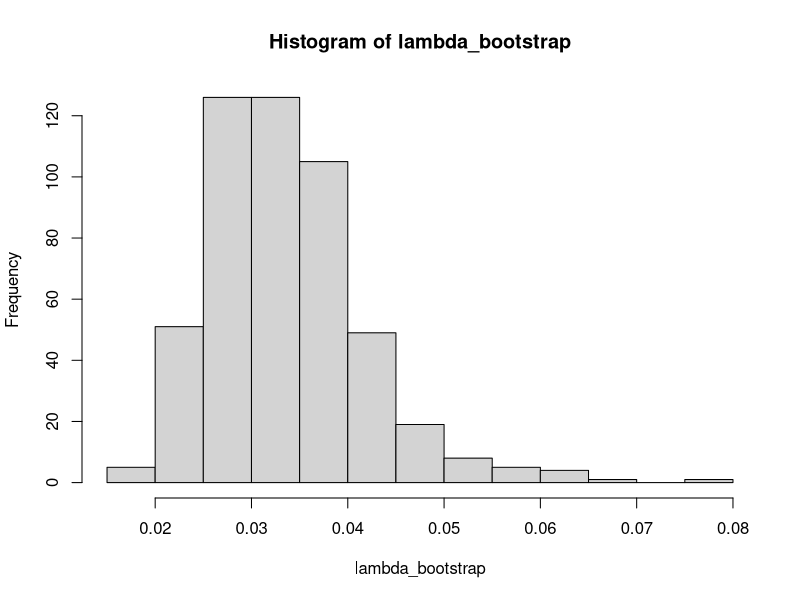
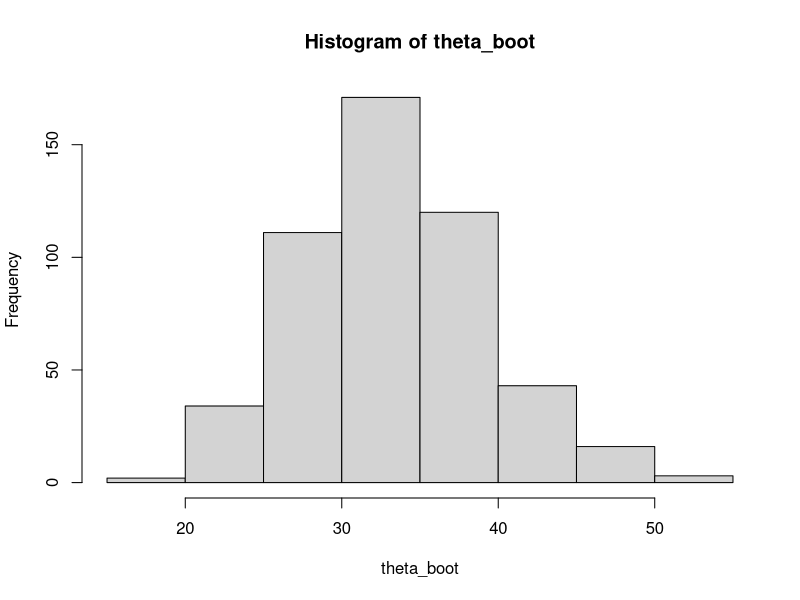

Source code (R) for these figures, in order:
#Bootstrap confidence intervals:

#A.  If you know the distribution from where the sample was taken:  Suppose 
#X1, ..., Xn from exponential with parameter lambda.
data <- c(11.96, 5.03, 67.40, 16.07, 31.50, 7.73, 11.10, 22.38, 17.99,   36.72, 12.73, 33.81, 10.99,  72.70, 89.55, 48.96, 3.06, 30.33, 80.43,   56.14)

n <- length(data)
mean(data)
#Estimate of lambda:
lambda_hat <- 1/mean(data)

#Now we draw many samples of size n from an exponential distribution with 
#parameter lambda_hat:

x <- rexp(n, lambda_hat)
lambda_hat <- 1/mean(x)
lambda_hat

#Here is another one:
x <- rexp(n, lambda_hat)
lambda_hat <- 1/mean(x)
lambda_hat

#Repeat the procedure B=500 times (in other words, get 500 samples each one #of size n=20 and compute the sample mean):
B=500
xbar <- rep(0,B)
for(i in 1:B){
    x <- rexp(n, lambda_hat)
    xbar[i] = mean(x)
             }
xbar

#Therefore:
lambda_bootstrap <- 1/xbar

lambda_bootstrap

hist(lambda_bootstrap)

#We need a 95% CI for lambda:  find the 2.5 percentile and 97.5 percentile 
#of the distribution of lambda_hat:

quantile(lambda_bootstrap, c(0.025, 0.975))






#B. If you don't know the distribution from where the sample was taken.  
#Then treat your data as the population and take many samples of size n with #replacement:

data <- c(11.96, 5.03, 67.40, 16.07, 31.50, 7.73, 11.10, 22.38, 17.99,   36.72, 12.73, 33.81, 10.99,  72.70, 89.55, 48.96, 3.06, 30.33, 80.43,   56.14)

x <- sample(data, replace=TRUE)
theta_hat <- mean(x) 
theta_hat

#Do this many times:
B=500
theta_boot <- rep(0,B)
for(i in 1:B){
    x <- sample(data, replace=TRUE)
    theta_boot[i] = mean(x)
             }

theta_boot


hist(theta_boot)


quantile(theta_boot, c(0.025, 0.975))
